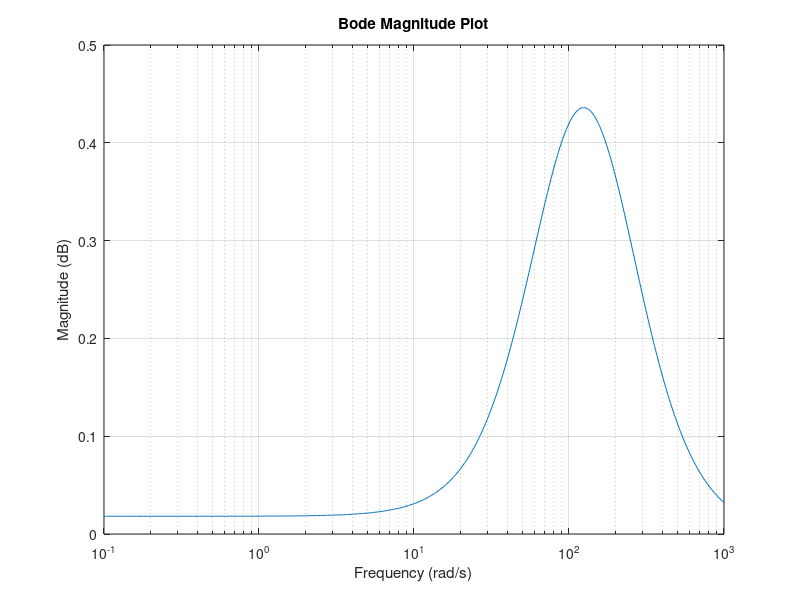

Reproduce this figure in MATLAB.
pkg load control; % Load the Control Systems Toolbox

% Define the numerator and denominator of the transfer function
num = [1, 75 + 211, 75 * 211]; % Coefficients of (s + 75)(s + 211)
den = [1, 84 + 188, 84 * 188]; % Coefficients of (s + 84)(s + 188)

% Create the transfer function
T = tf(num, den);

% Define frequency range for the plot (in radians/second)
w = logspace(-1, 3, 500); % Frequencies from 10^-1 to 10^3

% Calculate the magnitude of the frequency response
[mag, ~] = bode(T, w);

% Convert magnitude to dB
mag_dB = 20 * log10(mag(:));

% Plot the magnitude in dB vs frequency
semilogx(w, mag_dB);
grid on;
xlabel('Frequency (rad/s)');
ylabel('Magnitude (dB)');
title('Bode Magnitude Plot');
